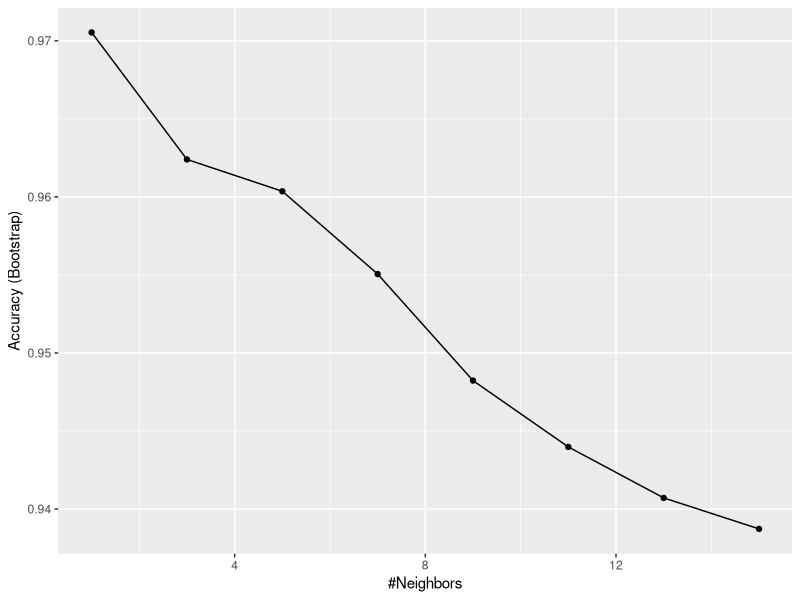
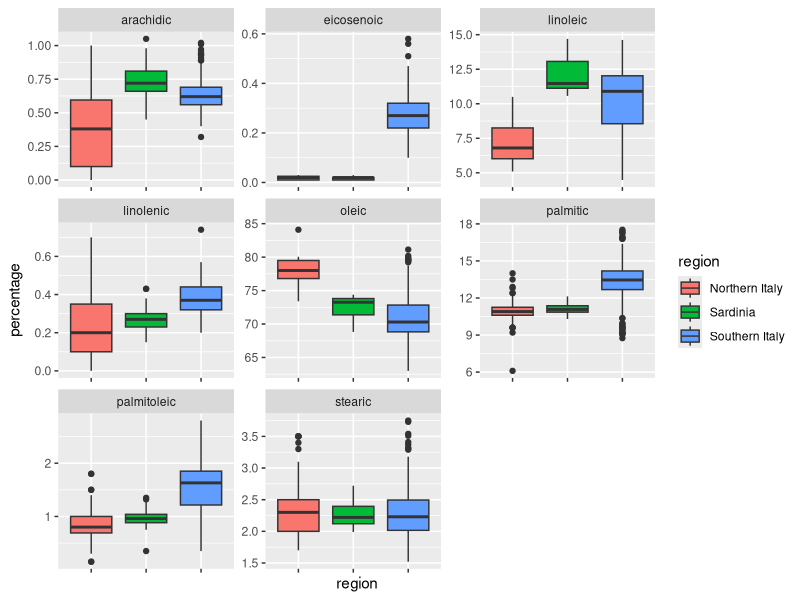
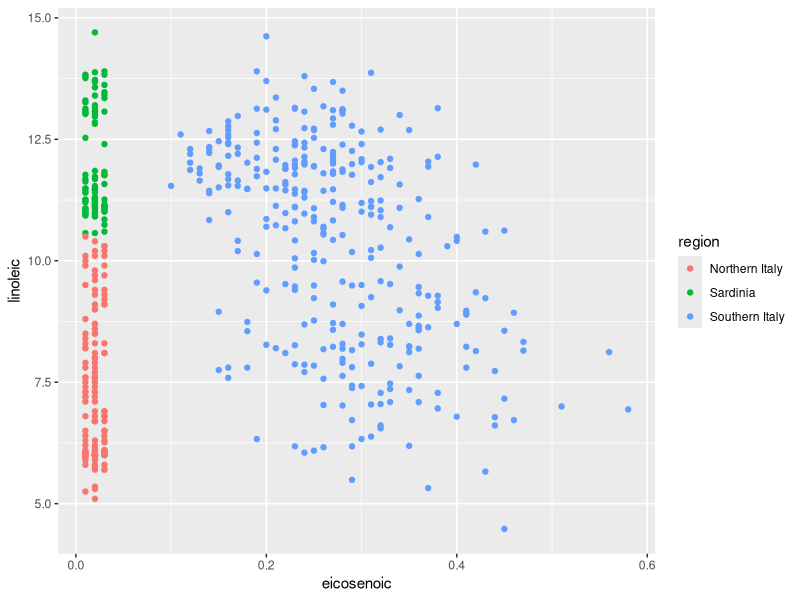
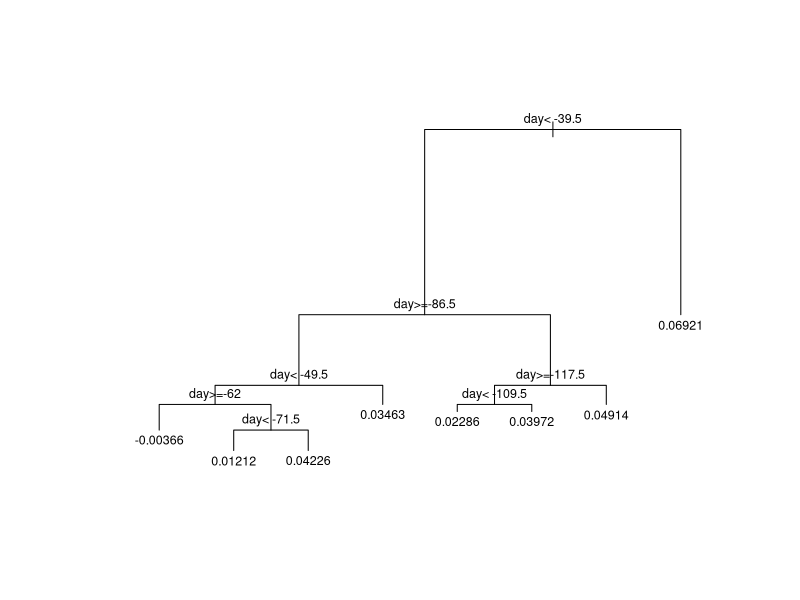
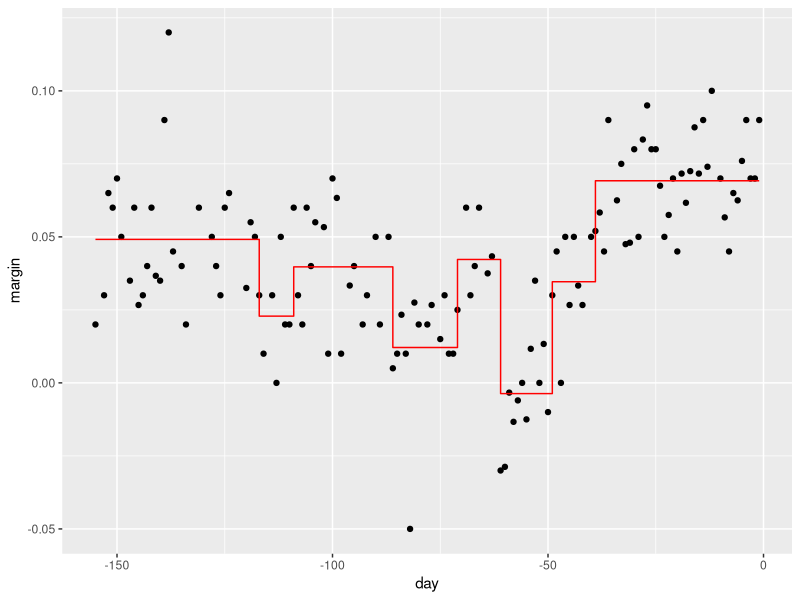
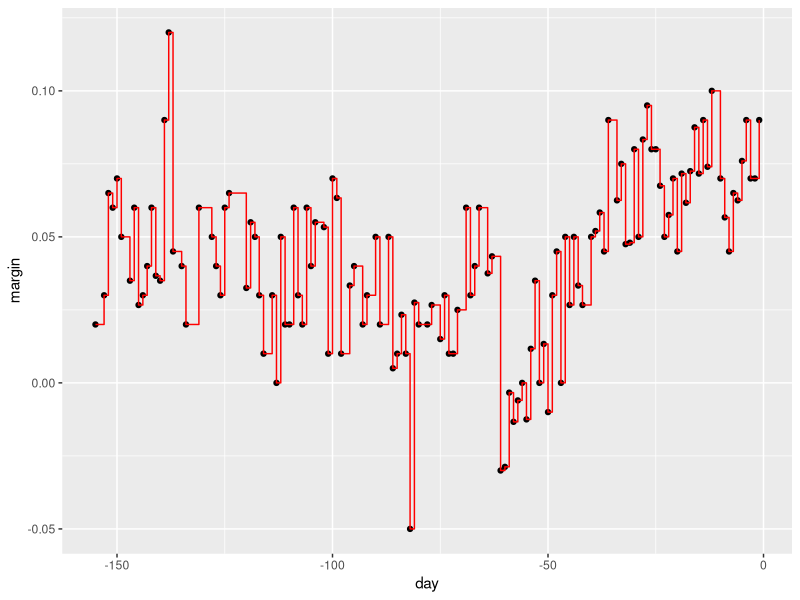
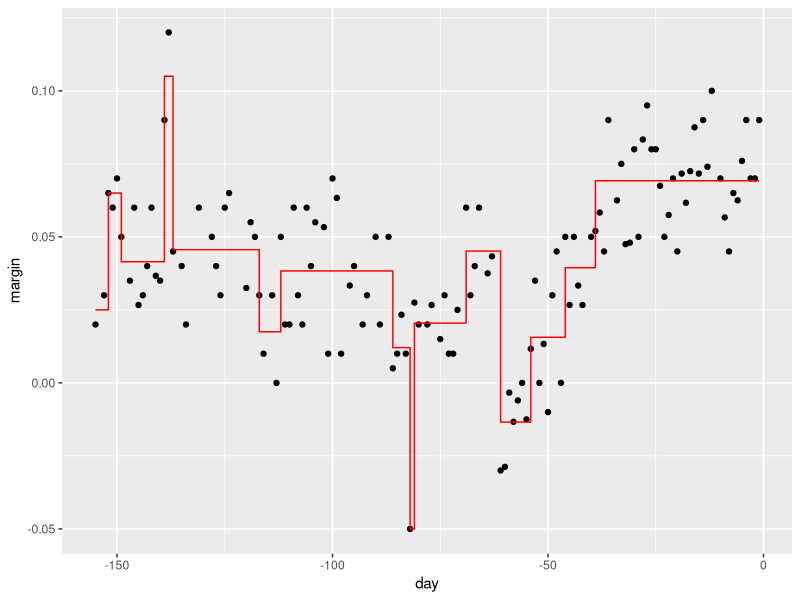
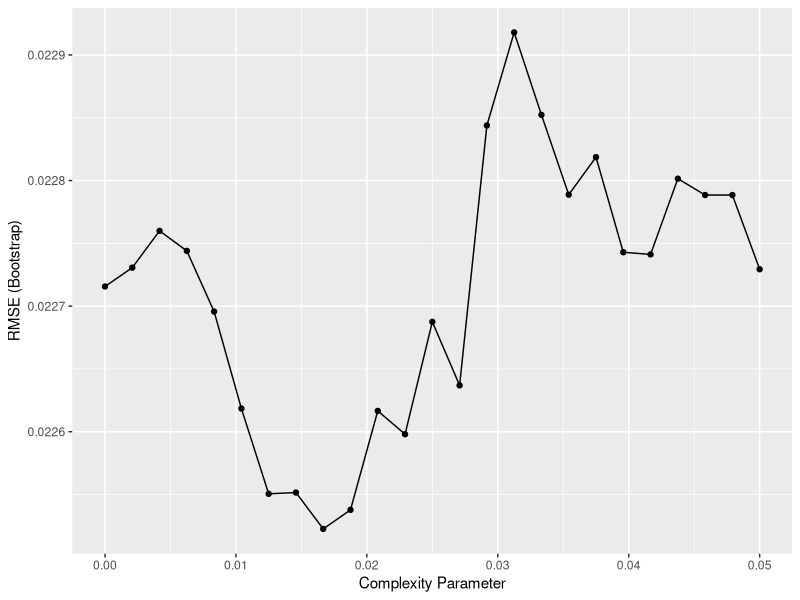

Write the R code that produced these figures, in order. (Note: this script raises an error after producing the figures.)
#############################################################################################################################
#                                                                                                                           #
#                                                                                                                           #
#                       CLASSIFICATION WITH MORE THAN TWO CLASSES AND THE CARET PACKAGE                                     #
#                                                                                                                           #
#                                                                                                                           #
#############################################################################################################################
library(tidyverse)
library(dslabs)
library(caret)
library(rpart)
library(randomForest)
library(gam)

#----           Trees Motivation                ----
# avoid the curse of dimensionality


#----           Classification and Regression Trees (CART)              ----
data("olive")
head(olive)

# predict the region using the fatty acid composition
table(olive$region)

olive <- select(olive, -area)

fit <- train(region ~ ., method = "knn", tuneGrid = data.frame(k = seq(1,15,2)), data = olive)
fit
ggplot(fit)

olive %>% gather(fatty_acid, percentage, -region) %>%
 ggplot(aes(region, percentage, fill = region)) +
 geom_boxplot() +
 facet_wrap(~fatty_acid, scales = "free") +
 theme(axis.text.x = element_blank())


olive %>% ggplot(aes(eicosenoic, linoleic, col = region)) + geom_point()

# Decision rule: if eicosenoic is larger than 0.065 predict Southern Italy else look at lineoleic and if this is larger than
# 10.535 predict Sardinia else Northern Italy

# Decision Tree: Define an algortihm that uses data to create trees
#  Outcome is continuous: Regression Tree

# Polls example
#  Partition feature space into J non-overlapping regions
#  Every observation that falls within a region x_i %in% R_j predict Y_hat with the average of the training observations Y_i
#  in region: x_i %in% R_j
#   Regression trees create partition recursively

# Define a predictor j and a value s to define two new partitions R_1 and R_2
#  R_1(j,s) = {X| X_j < s}
#  R_2(j,s) = {X| X_j => s}
# Define an average y_bar,R_1 and y_bar,R_2
# => Pick j and s so that the residual sum of squares is minimized
#    sum_i: x_i %in% R_1(j,s) (y_i - y^hat_R_1)^2 + sum_i: x_i %in% R_2(j,s) (y_i - y^hat_R_2)^2
#   => Applied recursively: find new region to split into two partitions

fit <- rpart(margin ~ ., data = polls_2008)
plot(fit, margin = 0.1)
text(fit, cex = 0.75)

polls_2008 %>% 
 mutate(y_hat = predict(fit)) %>% 
 ggplot() +
 geom_point(aes(day, margin)) +
 geom_step(aes(day, y_hat), col="red")

# compexity parameter (cp): algorithm requires a minimum of residual sum of squares improvement by cp
# sets a minimum number of observations to be pratitioned (minsplit)
# sets a minimum number of observations in each partition (minbucket)

# overfit example
fit <- rpart(margin ~ ., data = polls_2008, cp = 0, minsplit = 2)

polls_2008 %>% 
 mutate(y_hat = predict(fit)) %>% 
 ggplot() +
 geom_point(aes(day, margin)) +
 geom_step(aes(day, y_hat), col="red")

# prune can be used to cut off small trees

pruned_fit <- prune(fit, cp = 0.01)

polls_2008 %>% 
 mutate(y_hat = predict(pruned_fit)) %>% 
 ggplot() +
 geom_point(aes(day, margin)) +
 geom_step(aes(day, y_hat), col="red")

# Choice of cp => use cross validation
train_rpart <- train(margin ~., data = polls_2008, method = "rpart", tuneGrid = data.frame(cp = seq(0, 0.05, len = 25)))
ggplot(train_rpart)

plot(train_rpart$finalModel, margin = 0.1)
text(train_rpart$finalModel, cex = 0.75)


polls_2008 %>% 
 mutate(y_hat = predict(train_rpart$finalModel)) %>% 
 ggplot() +
 geom_point(aes(day, margin)) +
 geom_step(aes(day, y_hat), col="red")

#----           Classification (Decision) Trees              ----
# outcome is categorial
#  predict the class that appears the most in a node
#  we can no longer use residual sum of squares to decide on the partition
#  => instead we use Gini Index or Entropy

# p^hat_m,k: proportion of observations in partition m that are of class k
#  Gini = sum_k=1^K p^hat_m,k (1 - p^hat_m,k)
#  Entropy = - sum_k=1^K p^hat_m,k log(p^hat_m,k); with 0 * log(0) defined as 0
#  => Both metrics seek to partition observations into subsets that have the same class => purity

train_rpart <- train(y ~ ., method = "rpart", tuneGrid = data.frame(cp = seq(0.0, 0.1, len = 25)),
                     data = mnist_27$train)
plot(train_rpart)
confusionMatrix(data = predict(train_rpart, mnist_27$test), reference = mnist_27$test$y)

# Advantages of Decision Trees
#  1. Highly interoperable
#  2. Easy to visualize (if they are small enough)
#  3. Sometimes model human decision processes

# Disadvantages
#  1. Greedy approach via recursive paritioning is a bit harder to train
#  2. May not best performing due to a lack of flexibility
#  3. Instabil regarding new training data


#----           Random Forests              ----
# Basic idea: Improve prediction performance and reduce instability by averaging multiple decision trees, a forest of trees
#             constructed with randomness.
# Two features to accomplish this
#  bootstrap aggregation or bagging
#    1. Build many decision trees T_1, ..., T_B, using the training set
#    2. For every observation j in the test set, form a prediction y^hat_j using tree T_j
#  => Final predictions combines the predictions for each tree
#      for continuous outcomes y^hat = 1/B sum_j=1^B y^hat_j
#      for categorial data predict y^hat with majority vote (most frequent class among y^hat_1 ,... y^hat_T)

# To get many trees from the training set, we use the bootsrap
# Create tree T_j from a training set of size N, we sample N observations from the training set with replacement
# Build a decision tree for each bootstrap training set
fit <- randomForest(margin ~ ., data = polls_2008)
plot(fit)

polls_2008 %>% mutate(y_hat = predict(fit)) %>% ggplot() + geom_point(aes(day, margin)) + 
 geom_line(aes(day, y_hat), col = "red")


train_rf <- randomForest(y ~ ., data = mnist_27$train)
confusionMatrix(data = predict(train_rf, mnist_27$test), mnist_27$test$y)

# optimize parameters
fit <- train(y ~ ., data = mnist_27$train,
             method = "Rborist", tuneGrid = data.frame(predFixed = 2, minNode = seq(3,50)))
fit
confusionMatrix(data = predict(fit, mnist_27$test), mnist_27$test$y)

# Controlling the smoothness
#  1. size of each node => number of points per node larger
#  2. Random selesction of features to use for the splits, specifically when building each tree at each recursive partition,
#     we only consider a randomly selected subset of predictors to check for the best split. Every tree has different random
#     selection of features
#     => Reduces correlation between trees in the forest
#     => Improves prediction accuracy

# Disadvantage of random forests
#  - lose interpretability, by averaging many, many trees
# however variable importants helps us to interpret the results
#  => How much each predicor influences the final predictions


#----           Caret Package              ----
data("mnist_27")

# train-function
#       trains different algorithms
#               e.g. logistic regression model or knn model
train_glm <- train(y~., method = "glm", data = mnist_27$train)
train_glm
train_knn <- train(y~., method = "knn", data = mnist_27$train)
train_knn

# predict.train-function
#       makes predictions
y_hat_glm <- predict(train_glm, mnist_27$test, ttype = "raw")
y_hat_glm

y_hat_knn <- predict(train_knn, mnist_27$test, ttype = "raw")
y_hat_knn

# Confusion Matrix
confusionMatrix(data = y_hat_glm, reference = mnist_27$test$y)
confusionMatrix(data = y_hat_knn, reference = mnist_27$test$y)



#----           Tuning Parameters with Caret              ----
# Tuning parameter is used to automatically apply cross-validation

# knn
# default value => cross validation by testing on 25 bootstrap samples comprised of 25% of the observations
#                  and for k = 5, 7, 9
train_knn <- train(y~., method = "knn", data = mnist_27$train)
ggplot(train_knn, highlight = T)

# With tuneGrid
train_knn <- train(y~., method = "knn", data = mnist_27$train, tuneGrid = data.frame(k = seq(9, 71, 2)))
ggplot(train_knn, highlight = T)

# best k
train_knn$bestTune

# best performing model
train_knn$finalModel

# Cross validation is performed on the train set, so to get accuracy for the test set we use the confusion matrix
confusionMatrix(data = y_hat_knn, reference = mnist_27$test$y)

# trainControl-function: Change the way the cross validation is performed
#       e.g. faster => 10-fold cross-validation => gives us 10 validation samples so that each uses 10% of the observations
control <- trainControl(method = "cv", number = 10, p = .9)
train_knn_cv <- train(y ~ ., method = "knn", data = mnist_27$train, tuneGrid = data.frame(k = seq(9, 71, 2)), 
                      trControl = control)
ggplot(train_knn_cv, highlight = T)

# Estimates and standard deviation of testet models
train_knn$results %>% 
        ggplot(aes(x = k, y = Accuracy)) +
        geom_line() +
        geom_point() +
        geom_errorbar(aes(x = k, 
                          ymin = Accuracy - AccuracySD, 
                          ymax = Accuracy + AccuracySD))


# Smooth knn with gamLoess
modelLookup("gamLoess")

# grid with all possible paramter combinations
grid <- expand.grid(span = seq(0.15, 0.65, len = 10), degree = 1)

train_loess <- train(y ~., data = mnist_27$train, method ="gamLoess", tuneGrid = grid)
ggplot(train_loess, highlight = T)


confusionMatrix(data = predict(train_loess, mnist_27$test), reference = mnist_27$test$y)
